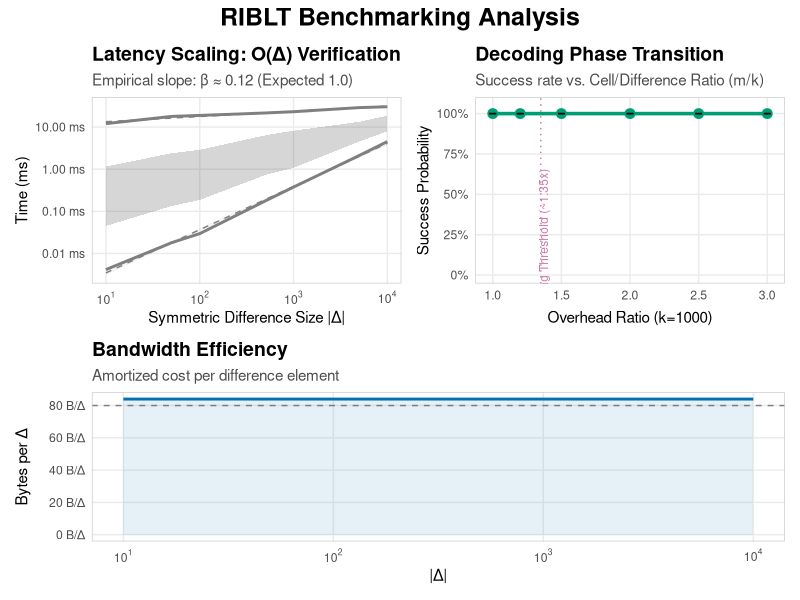

Write the R code that produced this figure.
library(ggplot2)
library(dplyr)
library(tidyr)
library(scales)
library(patchwork)
library(ggtext)
library(broom) # For extracting regression coefficients

# --- Configuration & Theme ---
# Using a more robust palette for scientific publishing
pal <- c(
  "blue" = "#0072B2", 
  "orange" = "#D55E00", 
  "green" = "#009E73", 
  "red" = "#CC79A7",
  "grey" = "#999999"
)

theme_research <- function() {
  theme_minimal(base_family = "sans", base_size = 11) +
    theme(
      plot.title = element_markdown(face = "bold", size = 14),
      plot.subtitle = element_text(size = 11, color = "grey30"),
      plot.caption = element_text(size = 8, face = "italic"),
      panel.grid.minor = element_blank(),
      panel.border = element_rect(fill = NA, color = "grey80"),
      strip.background = element_rect(fill = "grey95", color = "grey80"),
      strip.text = element_text(face = "bold"),
      legend.position = "top",
      legend.title = element_text(size = 10)
    )
}

# --- Data Preparation ---
df <- read.csv("riblt_benchmarks.csv") %>%
  mutate(
    bandwidth_per_diff = bandwidth_bytes / diff_size,
    total_time_ms = (encode_time_us + decode_time_us) / 1000,
    overhead_ratio = bandwidth_bytes / (diff_size * 64) # Assuming 64-byte elements
  )

# --- 1. Scaling Analysis (Latency & Complexity) ---
# We fit a linear model in log-log space to verify O(n)
fit_data <- df %>% filter(scenario == "scale_diff")
lm_encode <- lm(log(encode_time_us) ~ log(diff_size), data = fit_data)
slope <- round(coef(lm_encode)[2], 2)

p_latency <- fit_data %>%
  pivot_longer(cols = c(encode_time_us, decode_time_us), names_to = "op", values_to = "us") %>%
  mutate(op = ifelse(op == "encode_time_us", "Encoding", "Decoding")) %>%
  ggplot(aes(x = diff_size, y = us / 1000, color = op)) +
  geom_smooth(method = "lm", formula = y ~ x, linetype = "dashed", alpha = 0.1, linewidth = 0.5) +
  stat_summary(fun = mean, geom = "line", linewidth = 1) +
  stat_summary(fun.data = mean_cl_boot, geom = "ribbon", alpha = 0.2, color = NA) +
  scale_x_log10(labels = label_log()) +
  scale_y_log10(labels = label_number(suffix = " ms")) +
  scale_color_manual(values = c("Encoding" = pal["blue"], "Decoding" = pal["orange"])) +
  labs(
    title = "Latency Scaling: **O(Δ)** Verification",
    subtitle = paste0("Empirical slope: β ≈ ", slope, " (Expected 1.0)"),
    x = "Symmetric Difference Size |Δ|",
    y = "Time (ms)",
    color = "Operation"
  ) +
  theme_research()

# --- 2. Phase Transition (Success Rate) ---
# IBLT decoding exhibits a sharp threshold depending on the cell-to-difference ratio
p_success <- df %>%
  filter(scenario == "varying_overhead") %>%
  group_by(ratio) %>%
  summarise(
    rate = mean(success == "true"),
    se = sqrt(rate * (1 - rate) / n()),
    .groups = "drop"
  ) %>%
  ggplot(aes(x = ratio, y = rate)) +
  geom_vline(xintercept = 1.35, linetype = "dotted", color = pal["red"]) +
  annotate("text", x = 1.37, y = 0.2, label = "Peeling Threshold (~1.35x)", angle = 90, size = 3, color = pal["red"]) +
  geom_line(color = pal["green"], linewidth = 1.2) +
  geom_point(color = pal["green"], size = 3) +
  geom_errorbar(aes(ymin = rate - se, ymax = rate + se), width = 0.05) +
  scale_y_continuous(labels = label_percent(), limits = c(0, 1.05)) +
  labs(
    title = "Decoding Phase Transition",
    subtitle = "Success rate vs. Cell/Difference Ratio (m/k)",
    x = "Overhead Ratio (k=1000)",
    y = "Success Probability"
  ) +
  theme_research()

# --- 3. Bandwidth Efficiency ---
p_bandwidth <- df %>%
  filter(scenario == "scale_diff") %>%
  ggplot(aes(x = diff_size, y = bandwidth_per_diff)) +
  geom_hline(yintercept = 80, linetype = "dashed", color = "grey50") + # Theoretical cell size
  stat_summary(fun = mean, geom = "area", fill = pal["blue"], alpha = 0.1) +
  stat_summary(fun = mean, geom = "line", color = pal["blue"], linewidth = 1) +
  scale_x_log10(labels = label_log()) +
  scale_y_continuous(limits = c(0, NA), labels = label_number(suffix = " B/Δ")) +
  labs(
    title = "Bandwidth Efficiency",
    subtitle = "Amortized cost per difference element",
    x = "|Δ|",
    y = "Bytes per Δ"
  ) +
  theme_research()

# --- Performance Summary ---
summary_stats <- df %>%
  filter(scenario == "scale_diff") %>%
  summarise(
    avg_encode_us_per_element = mean(encode_time_us / diff_size, na.rm = TRUE),
    avg_decode_us_per_element = mean(decode_time_us / diff_size, na.rm = TRUE),
    avg_throughput_eps = mean(diff_size / ((encode_time_us + decode_time_us) / 1e6), na.rm = TRUE),
    avg_bandwidth_byte_per_diff = mean(bandwidth_per_diff, na.rm = TRUE)
  )

# --- Timestamp for Versioning ---
ts <- format(Sys.time(), "%Y%m%d_%H%M%S")

# --- Save Plots ---
# Individual plots for Markdown embedding
p1_name <- sprintf("latency_scaling_%s.png", ts)
p2_name <- sprintf("phase_transition_%s.png", ts)
p3_name <- sprintf("bandwidth_efficiency_%s.png", ts)
dashboard_name <- sprintf("riblt_performance_analysis_%s.png", ts)

# ggsave(p1_name, p_latency, width = 7, height = 5, dpi = 300)
# ggsave(p2_name, p_success, width = 7, height = 5, dpi = 300)
# ggsave(p3_name, p_bandwidth, width = 7, height = 5, dpi = 300)

# Composite dashboard as PNG
layout <- (p_latency | p_success) / p_bandwidth + 
  plot_layout(heights = c(1, 0.8)) +
  plot_annotation(
    title = "RIBLT Benchmarking Analysis",
    theme = theme(plot.title = element_text(size = 18, face = "bold", hjust = 0.5))
  )
ggsave(dashboard_name, layout, width = 12, height = 10, dpi = 300)

# --- Generate Markdown Report ---
report_md <- sprintf("riblt_performance_analysis_%s.md", ts)
cat(sprintf("# RIBLT Performance Analysis (%s)\n\n", format(Sys.time(), "%Y-%m-%d %H:%M:%S")), file = report_md)
cat("## Key Metrics\n\n", file = report_md, append = TRUE)
cat("| Metric | Value |\n", file = report_md, append = TRUE)
cat("| :--- | :--- |\n", file = report_md, append = TRUE)
cat(sprintf("| Avg Encode Time | %.2f μs/element |\n", summary_stats$avg_encode_us_per_element), file = report_md, append = TRUE)
cat(sprintf("| Avg Decode Time | %.2f μs/element |\n", summary_stats$avg_decode_us_per_element), file = report_md, append = TRUE)
cat(sprintf("| Avg Throughput | %s elements/sec |\n", format(round(summary_stats$avg_throughput_eps, 0), big.mark=",")), file = report_md, append = TRUE)
cat(sprintf("| Avg Bandwidth | %.1f bytes/element |\n", summary_stats$avg_bandwidth_byte_per_diff), file = report_md, append = TRUE)
cat("\n## Visualizations\n\n", file = report_md, append = TRUE)
cat(sprintf("### Full Dashboard\n![Full Dashboard](%s)\n", dashboard_name), file = report_md, append = TRUE)

# Also create/update a symlink or a copy for "latest" version
latest_report <- "riblt_performance_analysis.md"
file.copy(report_md, latest_report, overwrite = TRUE)

message(sprintf("Summary report and plots generated successfully: %s", report_md))
